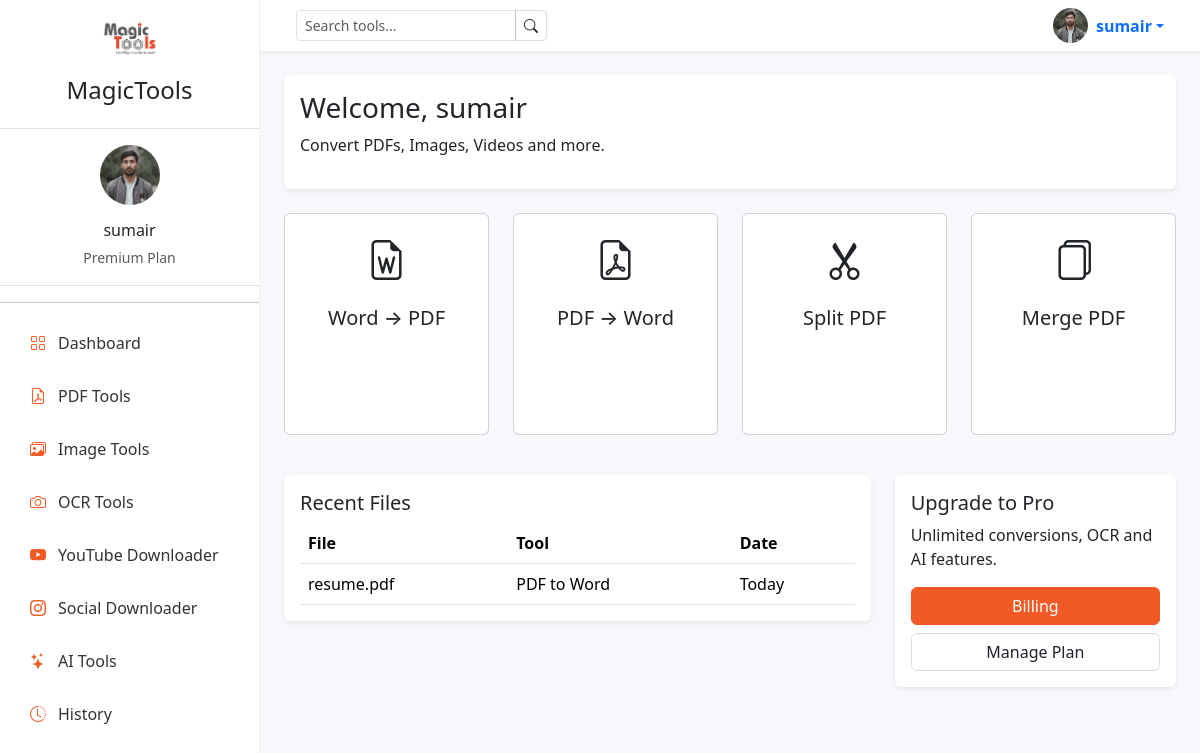
Screenshot of / (signed in) with the database file from the repository.
### accounts/models.py (models this page shows, shortened)
class Profile(models.Model):
    user = models.OneToOneField(
        User,
        on_delete=models.CASCADE
    )
    profile_image = models.ImageField(
        upload_to='profiles/',
        blank=True,
        null=True
    )
    is_premium = models.BooleanField(
        default=False
    )

### dashboard/views.py (the view)
# urls.py: path('', include('dashboard.urls')),
def dashboard(request):
    return render(request, 'dashboard/dashboard.html')

### accounts/context_processors.py (called while the page is built)
def user_profile(request):
    if request.user.is_authenticated:
        profile, _ = Profile.objects.get_or_create(user=request.user)
        return {'user_profile': profile}
    return {}

### templates/dashboard/dashboard.html
{% extends 'base.html' %}
{% block content %}
<div class="row">
    <div class="col-md-12">
        <div class="card border-0 shadow-sm">
            <div class="card-body">
                <h3>
                    Welcome,
                    {{ request.user.username }}
                </h3>
                <p>
                    Convert PDFs, Images, Videos and more.
                </p>
            </div>
        </div>
    </div>
</div>
<div class="row mt-4">
    <div class="col-12 col-sm-6 col-md-3 mb-3">
        <a href="{% url 'word_to_pdf' %}" class="text-decoration-none text-dark">
            <div class="card tool-card h-100">
                <div class="card-body text-center">
                    <i class="bi bi-file-earmark-word fs-1"></i>
                    <h5 class="mt-3">
                        Word → PDF
                    </h5>
                </div>
            </div>
        </a>
    </div>
    <div class="col-12 col-sm-6 col-md-3 mb-3">
        <a href="{% url 'pdf_to_word' %}" class="text-decoration-none text-dark">
            <div class="card tool-card h-100">
                <div class="card-body text-center">
                    <i class="bi bi-file-earmark-pdf fs-1"></i>
                    <h5 class="mt-3">
                        PDF → Word
                    </h5>
                </div>
            </div>
        </a>
    </div>
    <div class="col-12 col-sm-6 col-md-3 mb-3">
        <a href="{% url 'split_pdf' %}" class="text-decoration-none text-dark">
            <div class="card tool-card h-100">
                <div class="card-body text-center">
                    <i class="bi bi-scissors fs-1"></i>
                    <h5 class="mt-3">
                        Split PDF
                    </h5>
                </div>
            </div>
        </a>
    </div>
    <div class="col-12 col-sm-6 col-md-3 mb-3">
        <a href="{% url 'merge_pdf' %}" class="text-decoration-none text-dark">
            <div class="card tool-card h-100">
                <div class="card-body text-center">
                    <i class="bi bi-files fs-1"></i>
                    <h5 class="mt-3">
                        Merge PDF
                    </h5>
                </div>
            </div>
        </a>
    </div>
</div>
<div class="row mt-4">
    <div class="col-12 col-lg-8 mb-3">
        <div class="card border-0 shadow-sm">
            <div class="card-body">
                <h5>
                    Recent Files
                </h5>
                    <div class="table-responsive">
                    <table class="table mb-0">
                        <thead>
                            <tr>
                                <th>File</th>
                                <th>Tool</th>
                                <th>Date</th>
                            </tr>
                        </thead>
                        <tbody>
                            <tr>
                                <td>resume.pdf</td>
                                <td>PDF to Word</td>
                                <td>Today</td>
                            </tr>
                        </tbody>
                    </table>
                </div>
            </div>
        </div>
    </div>
    <div class="col-12 col-lg-4 mb-3">
        <div class="card border-0 shadow-sm">
            <div class="card-body">
                <h5>
                    Upgrade to Pro
                </h5>
                <p>
                    Unlimited conversions, OCR and AI features.
                </p>
                <div class="d-grid gap-2">
                    <a href="{% url 'plan' %}" class="btn btn-primary w-100">
                        Billing
                    </a>
                    <a href="{% url 'plan' %}" class="btn btn-outline-secondary w-100">
                        Manage Plan
                    </a>
                </div>
            </div>
        </div>
    </div>
</div>
{% endblock %}

### templates/includes/sidebar.html
{% load static %}
<div class="sidebar">
    <div class="p-3 text-center">
        <a href="{% url 'dashboard' %}" class="d-inline-block mb-2">
            <img src="{% static 'img/logo.png' %}"
                 width="60"
                 height="60"
                 class="img-fluid"
                 alt="MagicTools logo">
        </a>
        <h4 class="mt-2">MagicTools</h4>
    </div>
    {% if request.user.is_authenticated %}
        <div class="p-3 text-center border-top border-bottom mb-3">
            <a href="{% url 'profile' %}" class="d-inline-block mb-2">
                {% if user_profile.profile_image %}
                    <img src="{{ user_profile.profile_image.url }}"
                         width="60"
                         height="60"
                         class="rounded-circle"
                         alt="Profile image">
                {% else %}
                    <div class="rounded-circle bg-secondary text-white d-inline-flex align-items-center justify-content-center"
                         style="width:60px;height:60px;">
                        <i class="bi bi-person-fill"></i>
                    </div>
                {% endif %}
            </a>
            <h6 class="mt-2 mb-1">{{ request.user.username }}</h6>
            <small class="text-muted">
                {{ user_profile.is_premium|yesno:'Premium,Free' }} Plan
            </small>
        </div>
    {% endif %}
    <hr>
    <a href="{% url 'dashboard' %}" class="sidebar-link">
        <i class="bi bi-grid"></i>
        Dashboard
    </a>
    <a href="{% url 'pdf_home' %}" class="sidebar-link">
        <i class="bi bi-file-earmark-pdf"></i>
        PDF Tools
    </a>
    <a href="{% url 'image_home' %}" class="sidebar-link">
        <i class="bi bi-images"></i>
        Image Tools
    </a>
    <a href="{% url 'ocr_home' %}" class="sidebar-link">
        <i class="bi bi-camera"></i>
        OCR Tools
    </a>
    <a href="{% url 'video_home' %}" class="sidebar-link">
        <i class="bi bi-youtube"></i>
        YouTube Downloader
    </a>
    <a href="{% url 'social_downloader' %}" class="sidebar-link">
        <i class="bi bi-instagram"></i>
        Social Downloader
    </a>
    <a href="{% url 'ai_home' %}" class="sidebar-link">
        <i class="bi bi-stars"></i>
        AI Tools
    </a>
    <a href="{% url 'history' %}" class="sidebar-link">
        <i class="bi bi-clock-history"></i>
        History
    </a>
</div>

### templates/includes/navbar.html (shortened to what this page needs)
{% load static %}
<nav class="navbar bg-white shadow-sm px-4">
    <div class="container-fluid">
        <form class="d-flex align-items-center me-auto" action="{% url 'search' %}" method="get">
            <div class="input-group input-group-sm">
                <input class="form-control" type="search" name="q" placeholder="Search tools..." aria-label="Search" required>
                <button class="btn btn-outline-secondary" type="submit">
                    <i class="bi bi-search"></i>
                </button>
            </div>
        </form>
        <div class="d-flex align-items-center">
            <div class="dropdown">
                <a class="d-flex align-items-center text-decoration-none dropdown-toggle"
                   href="#"
                   role="button"
                   data-bs-toggle="dropdown">
                    {% if user_profile.profile_image %}
                        <img src="{{ user_profile.profile_image.url }}"
                             width="35"
                             height="35"
                             class="rounded-circle me-2"
                             alt="profile">
                    {% else %}
                        <img src="{% static 'img/default-profile.png' %}"
                             width="35"
                             height="35"
                             class="rounded-circle me-2"
                             alt="profile">
                    {% endif %}
                    <span class="fw-semibold">
                        {{ request.user.username }}
                    </span>
                </a>
            </div>
        </div>
    </div>
</nav>

### static/css/style.css (style rules this page uses)
body { background: #f7f8fc; min-height: 100vh; }
.sidebar { position: fixed; left: 0; top: 0; width: 260px; height: 100vh; background: #ffffff; border-right: 1px solid #eee; overflow-y: auto; transition: all 0.3s ease; z-index: 10; }
.sidebar-link { display: flex; align-items: center; gap: 0.75rem; padding: 12px 20px; text-decoration: none; color: #333; border-radius: 8px; margin: 5px 10px; }
.btn-primary { background: var(--brand-orange); border-color: var(--brand-orange); }
.btn-outline-secondary { color: var(--brand-dark); border-color: rgba(31, 31, 31, 0.15); }
.sidebar-link i, .sidebar-link .bi { color: #f15a24; }
.tool-card .card-body { min-height: 220px; }

### templates/base.html (style rules this page uses)
body { background: #f7f8fc; }

### rows the page displays
Profile: profile_image (picture), is_premium "Premium"

### other values shown
{{ request.user.username }} "sumair"
